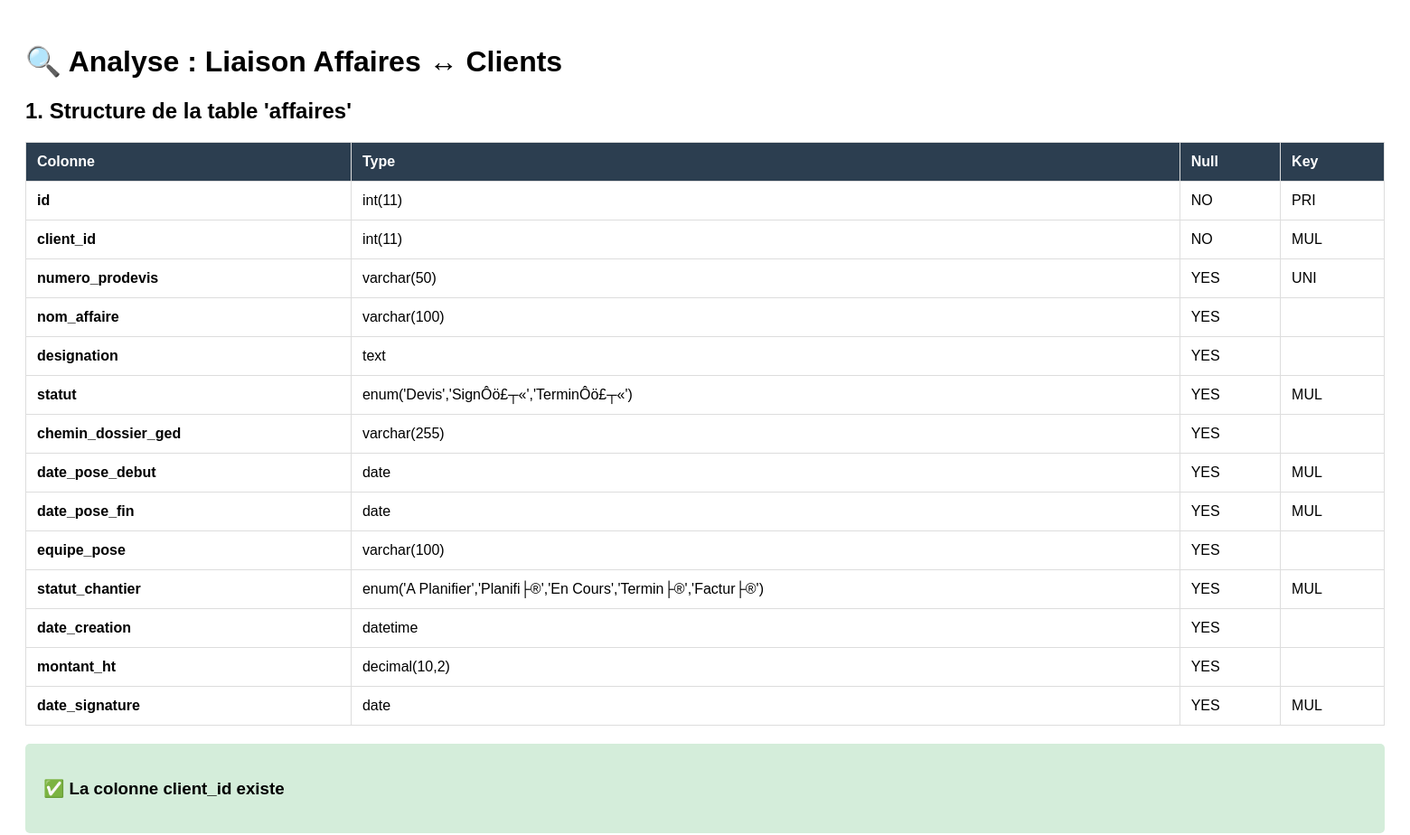
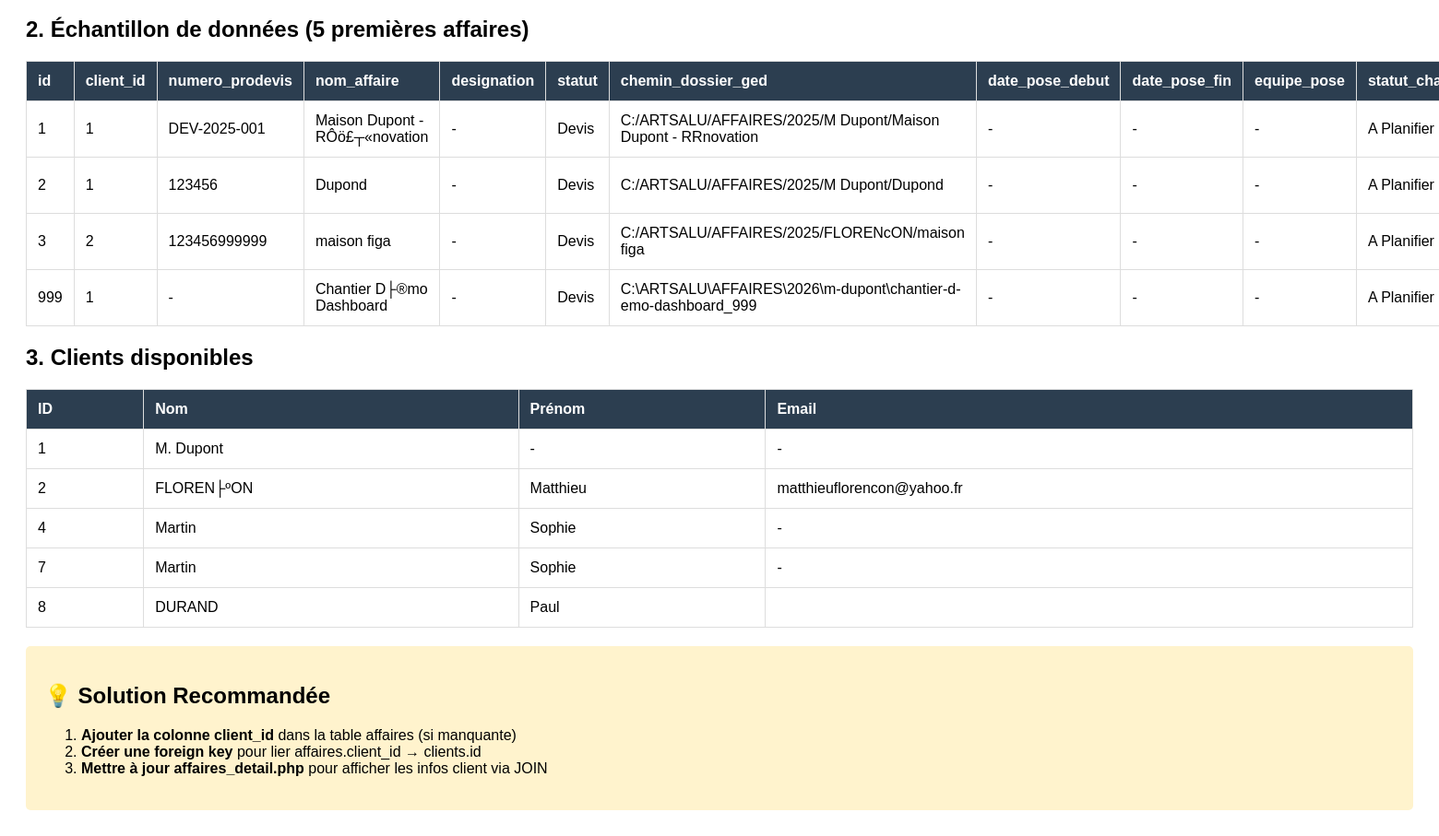
The page /diagnostic_affaires_clients.php (signed in) on the database its author committed (2 pictures, top to bottom).
### tables this page shows
CREATE TABLE `affaires` (
  `id` int NOT NULL AUTO_INCREMENT,
  `client_id` int NOT NULL,
  `numero_prodevis` varchar(50) DEFAULT NULL,
  `nom_affaire` varchar(100) DEFAULT NULL,
  `designation` text,
  `statut` enum('Devis','SignÔö£┬«','TerminÔö£┬«') DEFAULT 'Devis',
  `chemin_dossier_ged` varchar(255) DEFAULT NULL,
  `date_pose_debut` date DEFAULT NULL,
  `date_pose_fin` date DEFAULT NULL,
  `equipe_pose` varchar(100) DEFAULT NULL,
  `statut_chantier` enum('A Planifier','Planifi├®','En Cours','Termin├®','Factur├®') DEFAULT 'A Planifier',
  `date_creation` datetime DEFAULT CURRENT_TIMESTAMP,
  `montant_ht` decimal(10,2) DEFAULT '0.00',
  `date_signature` date DEFAULT NULL,
  PRIMARY KEY (`id`),
  UNIQUE KEY `numero_prodevis` (`numero_prodevis`),
  KEY `idx_affaires_client` (`client_id`),
  KEY `idx_affaires_statut` (`statut`),
  CONSTRAINT `affaires_ibfk_1` FOREIGN KEY (`client_id`) REFERENCES `clients` (`id`) ON DELETE RESTRICT
);

CREATE TABLE `clients` (
  `id` int NOT NULL AUTO_INCREMENT,
  `civilite` enum('M.','Mme') DEFAULT 'M.',
  `nom_principal` varchar(100) NOT NULL,
  `prenom` varchar(100) DEFAULT NULL,
  `code_client` varchar(50) DEFAULT NULL,
  `email_principal` varchar(255) DEFAULT NULL,
  `telephone_fixe` varchar(20) DEFAULT NULL,
  `telephone_mobile` varchar(20) DEFAULT NULL,
  `adresse_postale` text,
  `code_postal` varchar(5) DEFAULT NULL,
  `ville` varchar(100) DEFAULT NULL,
  `pays` varchar(100) DEFAULT 'France',
  `notes` text,
  `commentaire` text,
  `date_creation` datetime DEFAULT CURRENT_TIMESTAMP,
  PRIMARY KEY (`id`)
);

### diagnostic_affaires_clients.php (the view, shortened to what this page needs)
<?php
require_once 'db.php';
?>
<!DOCTYPE html>
<html>
<head>
</head>
<body>
    <h1>🔍 Analyse : Liaison Affaires ↔ Clients</h1>
    <?php
    try {
        echo "<h2>1. Structure de la table 'affaires'</h2>";
        $stmt = $pdo->query("DESCRIBE affaires");
        $affaires_columns = $stmt->fetchAll();
        echo "<table>";
        echo "<tr><th>Colonne</th><th>Type</th><th>Null</th><th>Key</th></tr>";
        $has_client_id = false;
        foreach ($affaires_columns as $col) {
            echo "<tr>";
            echo "<td><strong>{$col['Field']}</strong></td>";
            echo "<td>{$col['Type']}</td>";
            echo "<td>{$col['Null']}</td>";
            echo "<td>{$col['Key']}</td>";
            echo "</tr>";
            if ($col['Field'] === 'client_id') {
                $has_client_id = true;
            }
        }
        echo "</table>";
        if (!$has_client_id) {
            echo "<div class='error'>";
            echo "<h3>❌ PROBLÈME DÉTECTÉ</h3>";
            echo "<p>La colonne <code>client_id</code> n'existe PAS dans la table <code>affaires</code> !</p>";
            echo "<p><strong>Solution :</strong> Ajouter la colonne client_id</p>";
            echo "</div>";
            echo "<h3>Commande SQL à exécuter :</h3>";
            echo "<pre>ALTER TABLE affaires ADD COLUMN client_id INT AFTER id;</pre>";
            echo "<form method='POST'>";
            echo "<button type='submit' name='add_client_id' style='padding: 12px 24px; background: #28a745; color: white; border: none; border-radius: 5px; cursor: pointer; font-size: 16px;'>✅ Ajouter la colonne client_id</button>";
            echo "</form>";
        } else {
            echo "<div class='success'>";
            echo "<h3>✅ La colonne client_id existe</h3>";
            echo "</div>";
        }
        echo "<h2>2. Échantillon de données (5 premières affaires)</h2>";
        $stmt = $pdo->query("SELECT * FROM affaires LIMIT 5");
        $affaires = $stmt->fetchAll();
        if (count($affaires) > 0) {
            echo "<table>";
            echo "<tr>";
            foreach (array_keys($affaires[0]) as $key) {
                if (!is_numeric($key)) {
                    echo "<th>$key</th>";
                }
            }
            echo "</tr>";
            foreach ($affaires as $affaire) {
                echo "<tr>";
                foreach ($affaire as $key => $value) {
                    if (!is_numeric($key)) {
                        echo "<td>" . htmlspecialchars($value ?? '-') . "</td>";
                    }
                }
                echo "</tr>";
            }
            echo "</table>";
        } else {
            echo "<p class='warning'>Aucune affaire dans la base de données.</p>";
        }
        echo "<h2>3. Clients disponibles</h2>";
        $stmt = $pdo->query("SELECT id, nom_principal, prenom, email_principal FROM clients LIMIT 5");
        $clients = $stmt->fetchAll();
        if (count($clients) > 0) {
            echo "<table>";
            echo "<tr><th>ID</th><th>Nom</th><th>Prénom</th><th>Email</th></tr>";
            foreach ($clients as $client) {
                echo "<tr>";
                echo "<td>{$client['id']}</td>";
                echo "<td>" . htmlspecialchars($client['nom_principal'] ?? '-') . "</td>";
                echo "<td>" . htmlspecialchars($client['prenom'] ?? '-') . "</td>";
                echo "<td>" . htmlspecialchars($client['email_principal'] ?? '-') . "</td>";
                echo "</tr>";
            }
            echo "</table>";
        } else {
            echo "<p class='warning'>Aucun client dans la base de données.</p>";
        }
        echo "<div class='warning'>";
        echo "<h2>💡 Solution Recommandée</h2>";
        echo "<ol>";
        echo "<li><strong>Ajouter la colonne client_id</strong> dans la table affaires (si manquante)</li>";
        echo "<li><strong>Créer une foreign key</strong> pour lier affaires.client_id → clients.id</li>";
        echo "<li><strong>Mettre à jour affaires_detail.php</strong> pour afficher les infos client via JOIN</li>";
        echo "</ol>";
        echo "</div>";
    } catch (Exception $e) {
        echo "<div class='error'>";
        echo "<h3>❌ Erreur</h3>";
        echo "<p>" . $e->getMessage() . "</p>";
        echo "</div>";
    }
    ?>
</body>
</html>

### diagnostic_affaires_clients.php (style rules this page uses)
body { font-family: Arial; padding: 20px; }
table { border-collapse: collapse; width: 100%; margin: 20px 0; }
th, td { border: 1px solid #ddd; padding: 12px; text-align: left; }
th { background-color: #2c3e50; color: white; }
.success { background-color: #d4edda; padding: 20px; margin: 20px 0; border-radius: 5px; }
.warning { background-color: #fff3cd; padding: 20px; margin: 20px 0; border-radius: 5px; }

### rows shown on the page
affaires: id "1", client "1", numero_prodevis "DEV-2025-001", nom_affaire "Maison Dupont - RÔö£┬«novation", designation "-", statut "Devis", chemin_dossier_ged "C:/ARTSALU/AFFAIRES/2025/M Dupont/Maison Dupont - RRnovation", date_pose_debut "-", date_pose_fin "-", equipe_pose "-", statut_chantier "A Planifier"
affaires: id "2", client "1", numero_prodevis "123456", nom_affaire "Dupond", designation "-", statut "Devis", chemin_dossier_ged "C:/ARTSALU/AFFAIRES/2025/M Dupont/Dupond", date_pose_debut "-", date_pose_fin "-", equipe_pose "-", statut_chantier "A Planifier"
affaires: id "3", client "2", numero_prodevis "123456999999", nom_affaire "maison figa", designation "-", statut "Devis", chemin_dossier_ged "C:/ARTSALU/AFFAIRES/2025/FLORENcON/maison figa", date_pose_debut "-", date_pose_fin "-", equipe_pose "-", statut_chantier "A Planifier"
affaires: id "999", client "1", numero_prodevis "-", nom_affaire "Chantier D├®mo Dashboard", designation "-", statut "Devis", chemin_dossier_ged "C:\\ARTSALU\\AFFAIRES\\2026\\m-dupont\\chantier-d-emo-dashboard_999", date_pose_debut "-", date_pose_fin "-", equipe_pose "-", statut_chantier "A Planifier"
clients: id "1", nom_principal "M. Dupont", prenom "-", email_principal "-"
clients: id "2", nom_principal "FLOREN├ºON", prenom "Matthieu", email_principal "matthieuflorencon@yahoo.fr"
clients: id "4", nom_principal "Martin", prenom "Sophie", email_principal "-"
clients: id "7", nom_principal "Martin", prenom "Sophie", email_principal "-"
clients: id "8", nom_principal "DURAND", prenom "Paul"

### other values the page prints
$col['Field'] "id"
$col['Type'] "int(11)"
$col['Null'] "NO"
$col['Key'] "PRI"
$col['Field'] "client_id"
$col['Key'] "MUL"
$col['Field'] "numero_prodevis"
$col['Type'] "varchar(50)"
$col['Null'] "YES"
$col['Key'] "UNI"
$col['Field'] "nom_affaire"
$col['Type'] "varchar(100)"
$col['Field'] "designation"
$col['Type'] "text"
$col['Field'] "statut"
